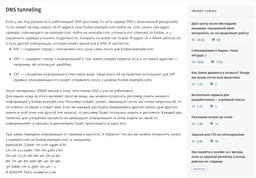
#> input picture lab_5/img1.jpg, 256 x 178 px, shrunk from 1130 x 786 before the run
$ python lab5.py
#> lines starting #> are read from the running program, lines starting #| are printed output that depends on the picture; after the words box and inside, x2 and y2 are one past the last pixel; in counts of white or black regions, pixels touching at a corner belong together
import cv2
import numpy as np


# u_{\delta}(i,j)
def calcuate_u(img, max_delta):
    width, height = img.shape
    u = np.zeros((max_delta + 1, width + 1, height + 1))

    for i in range(0, width):
        for j in range(0, height):
            u[0][i][j] = img[i][j]
            for d in range(1, max_delta + 1):
                u[d][i][j] = max(u[d-1][i][j] + 1,
                                 max(u[d-1][i+1][j+1], u[d-1][i-1][j+1],
                                     u[d-1][i+1][j-1], u[d-1][i-1][j-1]))
    return u


# b_{\delta}(i,j)
def calcuate_b(img, max_delta):
    width, height = img.shape
    b = np.zeros((max_delta + 1, width + 1, height + 1))

    for i in range(0, width):
        for j in range(0, height):
            b[0][i][j] = img[i][j]
            for d in range(1, max_delta + 1):
                b[d][i][j] = min(b[d-1][i][j] - 1,
                                 min(b[d-1][i+1][j+1], b[d-1][i-1][j+1],
                                     b[d-1][i+1][j-1], b[d-1][i-1][j-1]))
    return b


# объем \delta-параллельного тела
def calcuate_vol(img, max_delta):
    width, height = img.shape
    u = calcuate_u(img, max_delta)
    b = calcuate_b(img, max_delta)
    vol = np.zeros(max_delta + 1)

    for d in range(1, max_delta + 1):
        sum = 0
        for i in range(0, width):
            for j in range(0, height):
                sum += u[d][i][j] - b[d][i][j]
        vol[d] = sum

    return vol


# площадь поверхности фрактала А_{\delta}
def calculate_A(img, max_delta):
    A = np.zeros(max_delta + 1)
    vol = calcuate_vol(img, max_delta)

    for d in range(1, max_delta + 1):
        A[d] = (vol[d] - vol[d-1]) / 2

    return A[max_delta-1]


# сегментация
def segmentate(img_path, max_delta, cell_size):
#> called with img_path = 'img1.jpg', max_delta = 2, cell_size = 2
    img = cv2.imread(img_path, cv2.IMREAD_GRAYSCALE)
#> img: shape (178, 256); min 72, max 255, mean 240.7
    img_copy = img.copy()
    width, height = img_copy.shape
#> width = 178; height = 256

    cell_width = int(width / cell_size)
#> cell_width = 89
    cell_heigth = int(height / cell_size)
#> cell_heigth = 128
    A = np.zeros((cell_width, cell_heigth))

    for i in range(0, cell_width):
        for j in range(0, cell_heigth):
            cell_img = img_copy[i*cell_size:cell_size *
                           (i+1), j*cell_size:cell_size*(j+1)]
            A[i][j] = calculate_A(cell_img, max_delta)
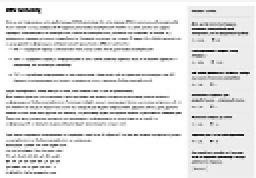
#> A: shape (89, 128) float64 (shown 2 times larger); min 292, max 512, mean 489.9; drawn with min black and max white

    threshold = np.mean(A)
    for i in range(0, cell_width):
        for j in range(0, cell_heigth):
            if A[i][j] > threshold:
                cv2.rectangle(img_copy, (j*cell_size, i*cell_size),
                              (cell_size*(j+1), cell_size*(i+1)), (255, 255, 255), -1)
            else:
                cv2.rectangle(img_copy, (j*cell_size, i*cell_size),
                              (cell_size*(j+1), cell_size*(i+1)), (0, 0, 0), -1)
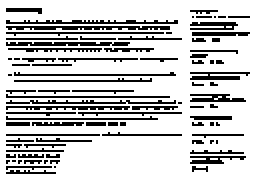
#> img_copy: shape (178, 256); 77.2% white; black in thin lines or dots, all inside (x1, y1, x2, y2) = (6, 8, 250, 174)

    img_copy_path = "seg_" + str(cell_size) + "_" + img_path
    cv2.imwrite(img_copy_path, img_copy)


img_path = "img1.jpg"
segmentate(img_path, 2, 2)
segmentate(img_path, 2, 5)
#> call 2 of segmentate, with img_path = 'img1.jpg', max_delta = 2, cell_size = 5
#> after the loop in segmentate (call 2), `for i in range(0, cell_width):`:
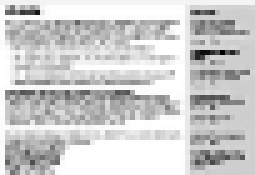
#> A: shape (35, 51) float64 (shown 5 times larger); min 2672, max 3200, mean 3097.9; drawn with min black and max white
#> after the loop in segmentate (call 2), `for i in range(0, cell_width):`:
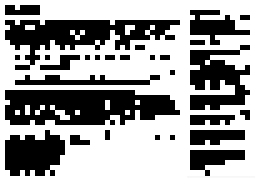
#> img_copy: shape (178, 256); min 0, max 255, mean 153.1
segmentate(img_path, 2, 10)
#> call 3 of segmentate, with img_path = 'img1.jpg', max_delta = 2, cell_size = 10
#> after the loop in segmentate (call 3), `for i in range(0, cell_width):`:
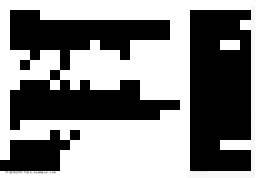
#> img_copy: shape (178, 256); min 0, max 255, mean 133.4
segmentate(img_path, 2, 20)
#> call 4 of segmentate, with img_path = 'img1.jpg', max_delta = 2, cell_size = 20
#> after the loop in segmentate (call 4), `for i in range(0, cell_width):`:
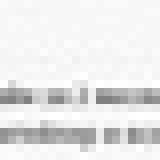
#> cell_img: shape (20, 20) (shown 8 times larger); min 128, max 255, mean 231.1
#> after the loop in segmentate (call 4), `for i in range(0, cell_width):`:
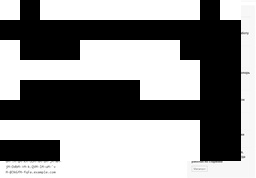
#> img_copy: shape (178, 256); min 0, max 255, mean 142.7
